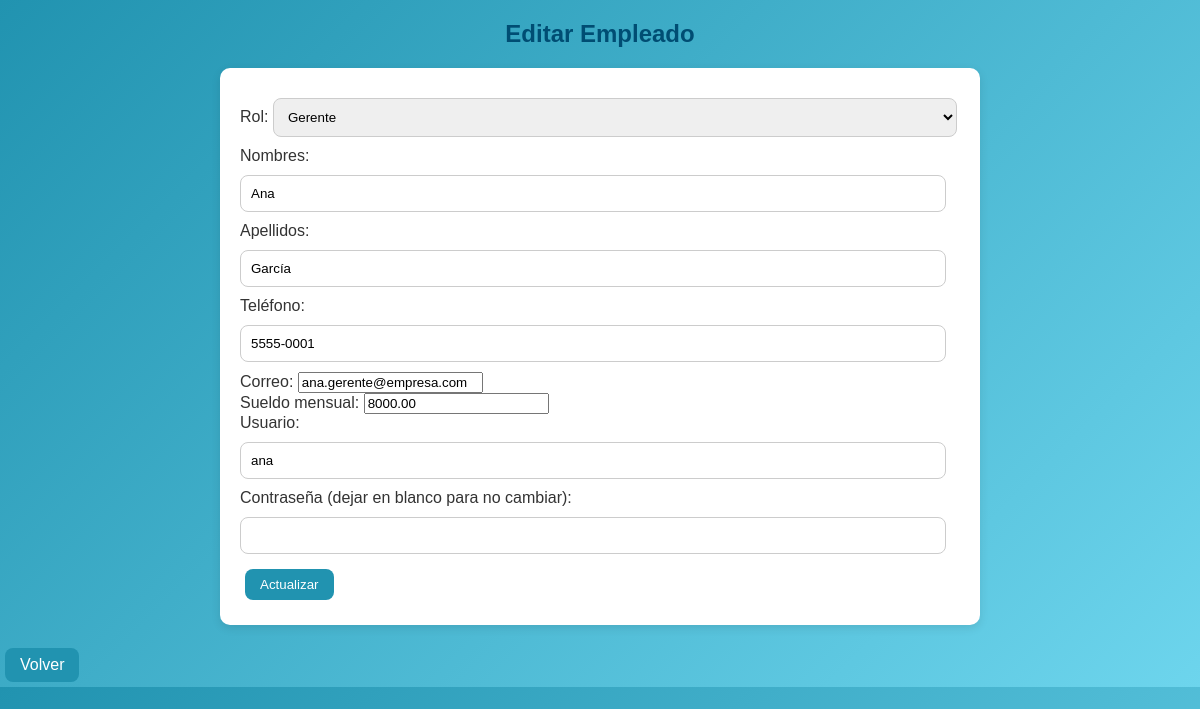
Page /editar_empleado.php?dpi=1234567890123 (signed in) on the committed database.
### tables this page shows
CREATE TABLE empleados (
  dpi            CHAR(13)     PRIMARY KEY,
  rol            ENUM('gerente','limpieza','atencion') NOT NULL,
  nombres        VARCHAR(80)  NOT NULL,
  apellidos      VARCHAR(80)  NOT NULL,
  telefono       VARCHAR(20)  NOT NULL,
  correo         VARCHAR(120) NOT NULL UNIQUE,
  sueldo_mensual DECIMAL(10,2) NOT NULL CHECK (sueldo_mensual >= 0),
  username       VARCHAR(40)  NOT NULL UNIQUE,
  passwrd        VARCHAR(255) NOT NULL

);

### editar_empleado.php (the view, shortened to what this page needs)
<?php
require "conexion.php";
$dpi = $_GET['dpi'];
$stmt = $pdo->prepare("SELECT * FROM empleados WHERE dpi = ?");
$stmt->execute([$dpi]);
$empleado = $stmt->fetch(PDO::FETCH_ASSOC);
?>
<!DOCTYPE html>
<html lang="es">
<head>
    <link rel="stylesheet" href="estilos.css">
</head>
<body>
    <h2>Editar Empleado</h2>
    <form action="actualizar_empleado.php" method="POST">
        <label>Rol:</label>
        <select name="rol" required>
            <option value="gerente" <?php if($empleado['rol']=="gerente") echo "selected"; ?>>Gerente</option>
        </select><br>
        <label>Nombres:</label>
        <input type="text" name="nombres" value="<?php echo $empleado['nombres']; ?>" required><br>
        <label>Apellidos:</label>
        <input type="text" name="apellidos" value="<?php echo $empleado['apellidos']; ?>" required><br>
        <label>Teléfono:</label>
        <input type="text" name="telefono" value="<?php echo $empleado['telefono']; ?>" required><br>
        <label>Correo:</label>
        <input type="email" name="correo" value="<?php echo $empleado['correo']; ?>" required><br>
        <label>Sueldo mensual:</label>
        <input type="number" step="0.01" name="sueldo_mensual" value="<?php echo $empleado['sueldo_mensual']; ?>" required><br>
        <label>Usuario:</label>
        <input type="text" name="username" value="<?php echo $empleado['username']; ?>" required><br>
        <label>Contraseña (dejar en blanco para no cambiar):</label>
        <input type="password" name="passwrd"><br>
        <button type="submit">Actualizar</button>
    </form>
    <br>
    <a href="gerente.php">Volver</a>
</body>
</html>

### estilos.css (style rules this page uses)
body { font-family: Arial, sans-serif; background: linear-gradient(135deg, #2193b0, #6dd5ed); margin: 0; padding: 0; color: #333; }
h1, h2 { text-align: center; color: #004d73; }
a, button, input[type="submit"] { display: inline-block; padding: 8px 15px; margin: 5px; background: #2193b0; color: white; text-decoration: none; border-radius: 8px; transition: 0.3s; border: none; cursor: pointer; }
form { width: 60%; margin: 0 auto; background: white; padding: 20px; border-radius: 10px; box-shadow: 0 3px 10px rgba(0,0,0,0.1); }
form input[type="text"], form input[type="password"], form input[type="file"], form select { width: 95%; padding: 10px; margin: 10px 0; border: 1px solid #ccc; border-radius: 8px; }

### rows in the picture
empleados: rol "Gerente", nombres "Ana", apellidos "García", telefono "5555-0001", correo "ana.gerente@empresa.com", sueldo_mensual "8000.00", username "ana"
